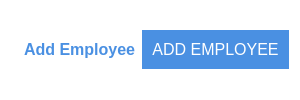
       <widget class="QFrame" name="horizontalFrame">
        <property name="sizePolicy">
         <sizepolicy hsizetype="Preferred" vsizetype="Fixed">
          <horstretch>0</horstretch>
          <verstretch>0</verstretch>
         </sizepolicy>
        </property>
        <property name="styleSheet">
         <string notr="true">background-color: rgb(255, 255, 255);</string>
        </property>
        <layout class="QHBoxLayout" name="horizontalLayout_2">
         <item>
          <widget class="QLabel" name="label_2">
           <property name="sizePolicy">
            <sizepolicy hsizetype="Fixed" vsizetype="Fixed">
             <horstretch>0</horstretch>
             <verstretch>0</verstretch>
            </sizepolicy>
           </property>
           <property name="maximumSize">
            <size>
             <width>48</width>
             <height>48</height>
            </size>
           </property>
           <property name="text">
            <string/>
           </property>
           <property name="pixmap">
            <pixmap resource="resources.qrc">:/resources/employee-icons/Employee-add.svg</pixmap>
           </property>
           <property name="scaledContents">
            <bool>true</bool>
           </property>
          </widget>
         </item>
         <item>
          <widget class="QLabel" name="label">
           <property name="sizePolicy">
            <sizepolicy hsizetype="Preferred" vsizetype="Fixed">
             <horstretch>0</horstretch>
             <verstretch>0</verstretch>
            </sizepolicy>
           </property>
           <property name="font">
            <font>
             <pointsize>12</pointsize>
             <bold>true</bold>
            </font>
           </property>
           <property name="styleSheet">
            <string notr="true">color: rgb(74, 144, 226);</string>
           </property>
           <property name="text">
            <string>Add Employee</string>
           </property>
          </widget>
         </item>
         <item>
          <widget class="QPushButton" name="add_employee_btn">
           <property name="sizePolicy">
            <sizepolicy hsizetype="Fixed" vsizetype="Fixed">
             <horstretch>0</horstretch>
             <verstretch>0</verstretch>
            </sizepolicy>
           </property>
           <property name="font">
            <font>
             <pointsize>12</pointsize>
            </font>
           </property>
           <property name="styleSheet">
            <string notr="true">QPushButton{
border:none;
color: rgb(255, 255, 255);
background-color: rgb(74, 144, 226);
padding:10px;
}
QPushButton:hover{
background-color: rgb(57, 112, 175);
}</string>
           </property>
           <property name="text">
            <string>ADD EMPLOYEE</string>
           </property>
          </widget>
         </item>
        </layout>
       </widget>
